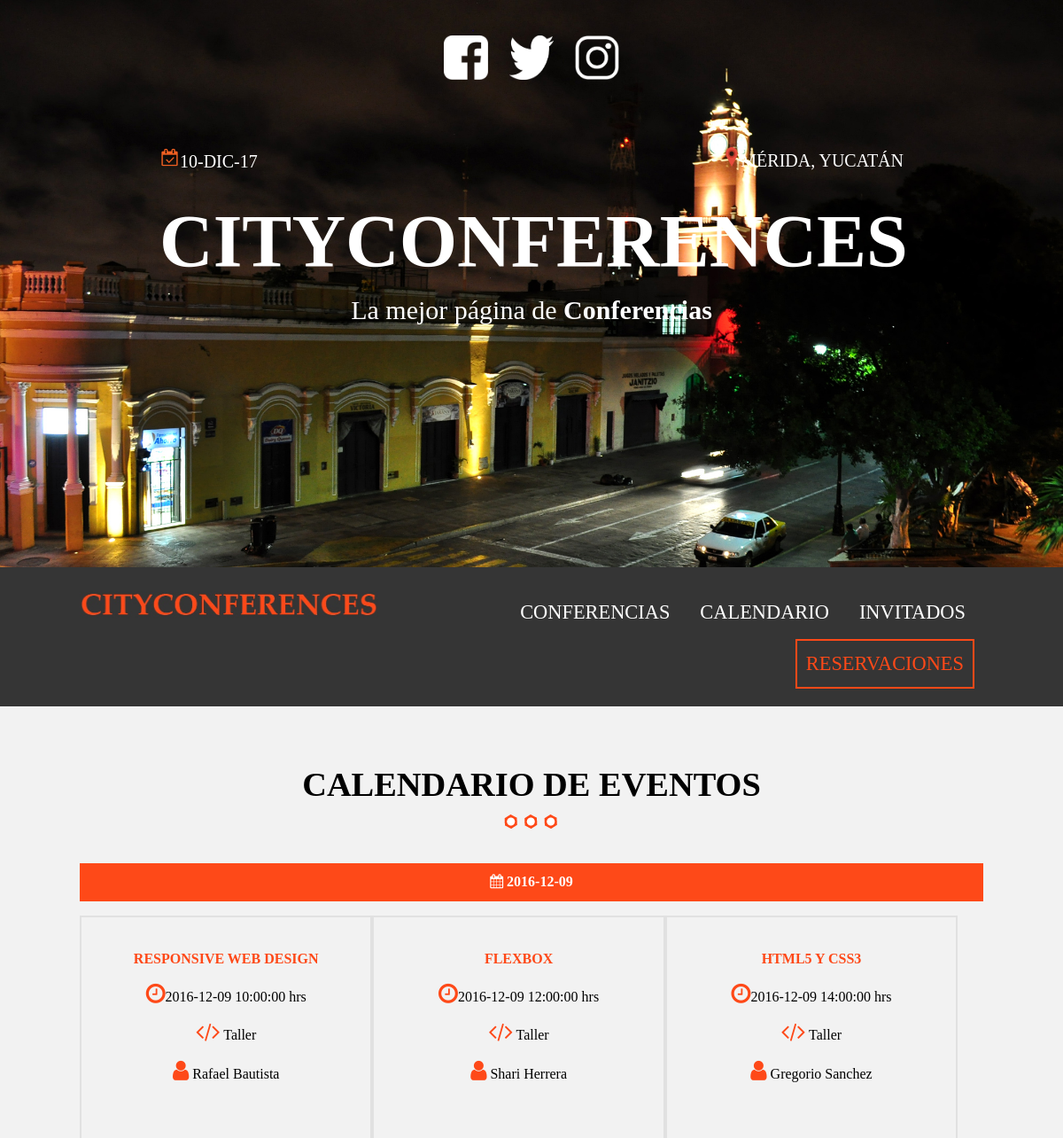
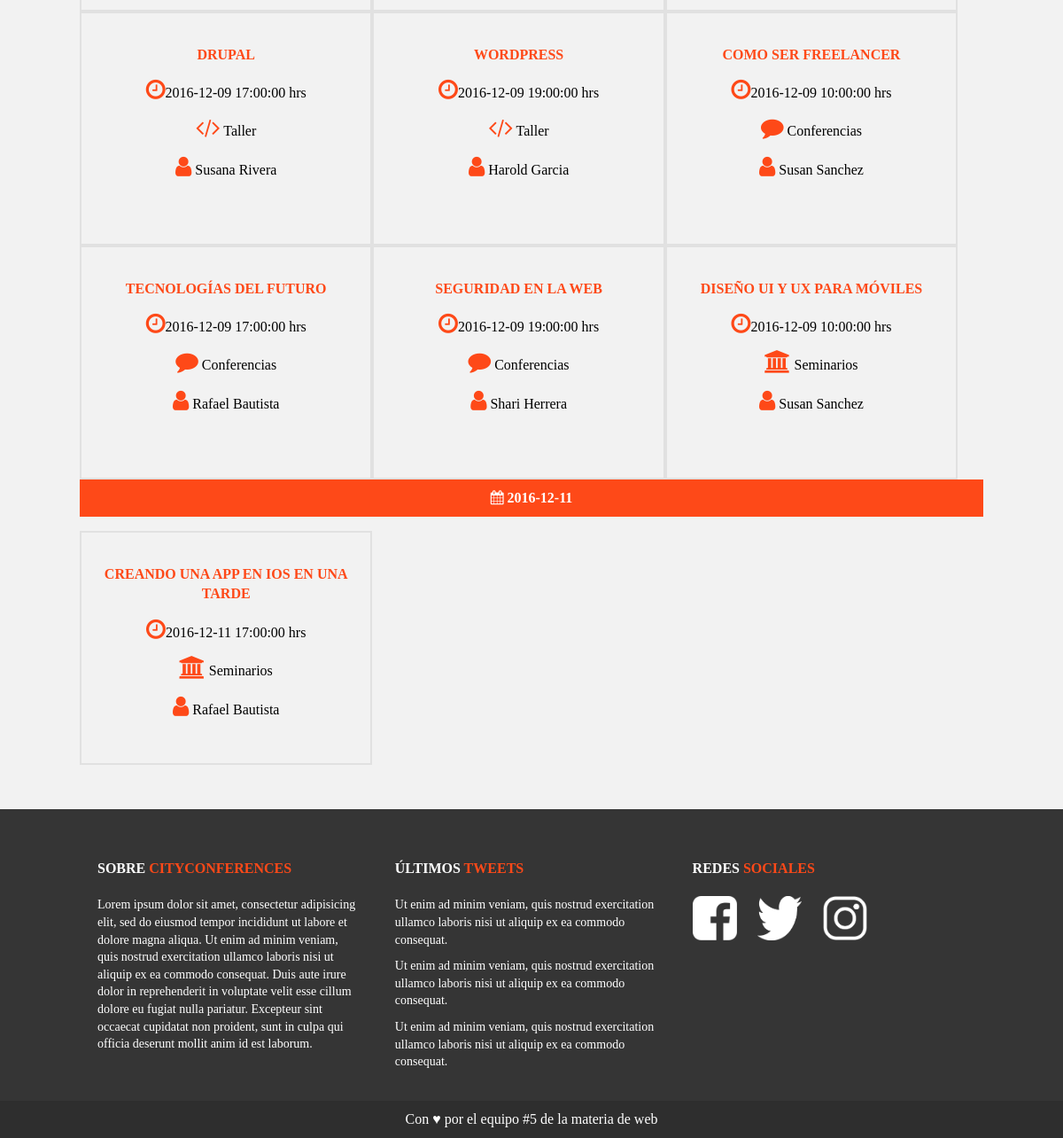
Page /calendario.php on the committed database (2 pictures, top to bottom).
### tables this page shows
CREATE TABLE `eventos` (
  `evento_id` tinyint(10) NOT NULL,
  `nombre_evento` varchar(60) NOT NULL,
  `fecha_evento` date NOT NULL,
  `hora_evento` time NOT NULL,
  `id_cat_evento` tinyint(10) NOT NULL,
  `id_inv` tinyint(11) NOT NULL,
  `clave` varchar(10) NOT NULL
);

CREATE TABLE `invitados` (
  `invitado_id` tinyint(10) NOT NULL,
  `nombre_invitado` varchar(30) NOT NULL,
  `apellido_invitado` varchar(30) NOT NULL,
  `descripcion` text NOT NULL,
  `uri_imagen` varchar(50) NOT NULL
);

### calendario.php (the view, shortened to what this page needs)
<?php include_once 'includes/templates/header.php'; ?>
<section class="seccion contenedor" id="seccion-calendario">
    <h2>Calendario de eventos</h2>
    <?php
        try{
            require_once ('includes/funciones/db_conexion.php');
            $sql = "SELECT `evento_id`, `nombre_evento`, `fecha_evento`, `hora_evento`, `cat_evento`, `nombre_invitado`, `apellido_invitado` ";
            $sql .= "FROM `eventos` ";
            $sql .= "INNER JOIN `categoria_evento` ";
            $sql .= "ON eventos.id_cat_evento=categoria_evento.id_categoria ";
            $sql .= "INNER JOIN `invitados` ";
            $sql .= "ON eventos.id_inv=invitados.invitado_id ";
            $sql .= "ORDER BY `evento_id` ";
            $resultado = $conn->query($sql);
        }catch (Exception $e){
            $error = $e->getMessage();
        }
    ?>
    <div class="calendario">
    <?php while($eventos = $resultado->fetch_all(MYSQLI_ASSOC) ) { ?>
        <?php $dias = array(); ?>
        <?php foreach ($eventos as $evento) {
            $dias[] = $evento['fecha_evento'];
        } ?>
        <?php $dias = array_values(array_unique($dias)) ?>
        <?php $contador = 0; ?>
        <?php foreach ($eventos as $evento): ?>
            <?php $dia_actual = $evento['fecha_evento']; ?>
            <?php if($dia_actual == $dias[$contador]): ?>
                <h3>
                    <i class="fa fa-calendar" aria-hidden="true"></i>
                    <?php echo $evento['fecha_evento'] ?>
                </h3>
                <?php $contador++; ?>
            <?php endif; ?>
            <div class="dia">
                <p class="titulo"><?php  echo utf8_encode($evento['nombre_evento']); ?></p>
                <p class="hora"><i class="fa fa-clock-o" aria-hidden="true"></i><?php echo utf8_encode($evento['fecha_evento'] . " " . $evento['hora_evento'] . " hrs"); ?></p>
                <p>
                    <?php $categoria_evento = $evento['cat_evento']; ?>
                    <?php
                        switch ($categoria_evento) {
                            case 'Talleres':
                                echo '<i class="fa fa-code" aria-hidden="true"></i> Taller';
                                break;
                            case 'Conferencias':
                                echo '<i class="fa fa-comment" aria-hidden="true"></i> Conferencias';
                                break;
                            case 'Seminario':
                                echo '<i class="fa fa-university" aria-hidden="true"></i> Seminarios';
                                break;
                        }
                    ?>
                </p>
                <p><i class="fa fa-user" aria-hidden="true"></i>
                    <?php echo utf8_encode($evento['nombre_invitado'] . " " . $evento['apellido_invitado']); ?>
                </p>
            </div>
        <?php endforeach; ?>
    </div>
    <?php } ?>
</section>
<?php include_once 'includes/templates/footer.php'; ?>

### css/main.css (style rules this page uses)
html { box-sizing: border-box; font-size: 16px; line-height: 1.4; }
*:before, *:after { box-sizing: inherit; }
body { margin: 0; background-color: #f2f2f2; font-family: Candara; }
h2 { font-family: Oswald, SansSerif; font-size: 2.4em; text-transform: uppercase; text-align: center; }
h2::after { content: ''; margin: 0 auto; background-image: url(../imagenes/separador.png); height: 30px; width: 100px; display: block; }
h3 { font-family: 'Oswald'; font-size: 16px; color: #fe4918; text-transform: uppercase; }
.contenedor { width: 95%; margin: 0 auto; }
@media only screen and (min-width: 760px) { .contenedor { width: 85%; } }
section.seccion { padding: 30px 0; }
.seccion p { font-size: 1.2em; text-align: center; }

### css/calendario.css (style rules this page uses)
div.calendario h3 { background-color: #fe4918; clear: both; color: white; text-align: center; padding: 10px 0; }
div.calendario::after { clear: both; display: block; content: ''; }
div.dia { width: 50%; float: left; border: 2px solid #e1e1e1; transition: all .3s ease; }
@media only screen and (min-width: 768px) { div.dia { width: 32%; min-height: 240px; padding-top: 20px; } }
div.dia p.titulo { color: #fe4918; text-transform: uppercase; font-weight: bold; }
div.dia p { font-size: 1em; }
div.dia i { color: #fe4918; font-size: 1.6em; }

### rows in the picture
eventos: fecha_evento "2016-12-11", nombre_evento "CREANDO UNA APP EN IOS EN UNA TARDE", fecha_evento+hora_evento "2016-12-11 17:00:00 hrs", shows "Seminarios", id_inv.apellido_invitado "Rafael Bautista"
eventos: fecha_evento "2016-12-09", nombre_evento "RESPONSIVE WEB DESIGN", fecha_evento+hora_evento "2016-12-09 10:00:00 hrs", shows "Taller", id_inv.apellido_invitado "Rafael Bautista"
eventos: nombre_evento "FLEXBOX", fecha_evento+hora_evento "2016-12-09 12:00:00 hrs", shows "Taller", id_inv.apellido_invitado "Shari Herrera"
eventos: nombre_evento "HTML5 Y CSS3", fecha_evento+hora_evento "2016-12-09 14:00:00 hrs", shows "Taller", id_inv.apellido_invitado "Gregorio Sanchez"
eventos: nombre_evento "DRUPAL", fecha_evento+hora_evento "2016-12-09 17:00:00 hrs", shows "Taller", id_inv.apellido_invitado "Susana Rivera"
eventos: nombre_evento "WORDPRESS", fecha_evento+hora_evento "2016-12-09 19:00:00 hrs", shows "Taller", id_inv.apellido_invitado "Harold Garcia"
eventos: nombre_evento "COMO SER FREELANCER", fecha_evento+hora_evento "2016-12-09 10:00:00 hrs", shows "Conferencias", id_inv.apellido_invitado "Susan Sanchez"
eventos: nombre_evento "TECNOLOGÍAS DEL FUTURO", fecha_evento+hora_evento "2016-12-09 17:00:00 hrs", shows "Conferencias", id_inv.apellido_invitado "Rafael Bautista"
eventos: nombre_evento "SEGURIDAD EN LA WEB", fecha_evento+hora_evento "2016-12-09 19:00:00 hrs", shows "Conferencias", id_inv.apellido_invitado "Shari Herrera"
eventos: nombre_evento "DISEÑO UI Y UX PARA MÓVILES", fecha_evento+hora_evento "2016-12-09 10:00:00 hrs", shows "Seminarios", id_inv.apellido_invitado "Susan Sanchez"
